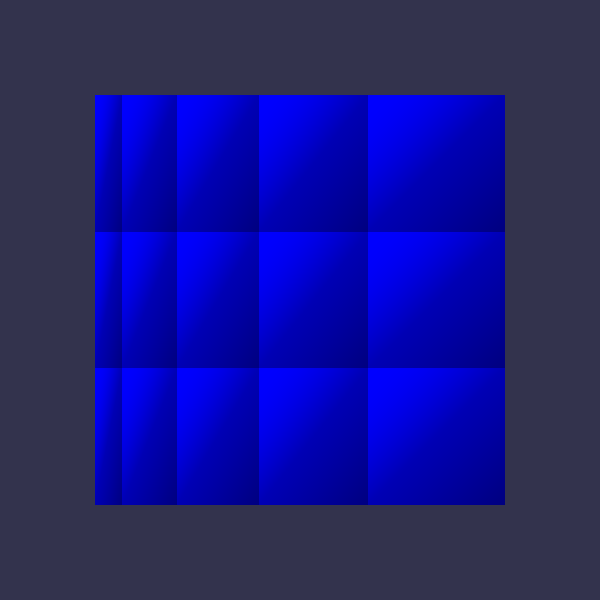

The Python source for this figure:
#!/usr/bin/env python
# Demonstrate icicle (slice-and-dice) tree layout with area coloring and labels.

import os

import vtkmodules.vtkInteractionStyle  # noqa: F401
import vtkmodules.vtkRenderingFreeType  # noqa: F401
import vtkmodules.vtkRenderingOpenGL2  # noqa: F401

from vtkmodules.vtkInfovisCore import vtkStringToNumeric
from vtkmodules.vtkInfovisLayout import vtkAreaLayout, vtkSliceAndDiceLayoutStrategy, vtkTreeMapToPolyData
from vtkmodules.vtkIOInfovis import vtkXMLTreeReader
from vtkmodules.vtkRenderingCore import (
    vtkActor,
    vtkActor2D,
    vtkPolyDataMapper,
    vtkRenderWindow,
    vtkRenderWindowInteractor,
    vtkRenderer,
)
from vtkmodules.vtkRenderingLabel import vtkLabeledDataMapper

data_dir = os.environ.get("VPE_DATA_DIR", os.path.dirname(os.path.abspath(__file__)))

# Read tree from XML.
reader = vtkXMLTreeReader()
reader.SetFileName(os.path.join(data_dir, "smalltest.xml"))

string_to_numeric = vtkStringToNumeric()
string_to_numeric.SetInputConnection(reader.GetOutputPort())

# Area layout with slice-and-dice strategy (icicle layout).
area_layout = vtkAreaLayout()
area_layout.SetInputConnection(string_to_numeric.GetOutputPort())
slice_and_dice_strategy = vtkSliceAndDiceLayoutStrategy()
area_layout.SetLayoutStrategy(slice_and_dice_strategy)
area_layout.SetSizeArrayName("size")
area_layout.Update()

# Convert tree areas to polydata.
tree_map_to_polydata = vtkTreeMapToPolyData()
tree_map_to_polydata.SetInputConnection(area_layout.GetOutputPort())
tree_map_to_polydata.Update()

# Area mapper and actor (colored by "size").
area_mapper = vtkPolyDataMapper()
area_mapper.SetInputConnection(tree_map_to_polydata.GetOutputPort())
area_mapper.SetScalarModeToUseCellFieldData()
area_mapper.SelectColorArray("size")
area_mapper.SetScalarVisibility(True)
area_actor = vtkActor()
area_actor.SetMapper(area_mapper)

# Area labels.
area_label_mapper = vtkLabeledDataMapper()
area_label_mapper.SetInputConnection(tree_map_to_polydata.GetOutputPort())
area_label_mapper.SetLabelModeToLabelFieldData()
area_label_mapper.SetFieldDataName("label")
area_label_mapper.GetLabelTextProperty().SetColor(0.0, 0.0, 0.0)
area_label_mapper.GetLabelTextProperty().SetFontSize(12)
area_label_mapper.GetLabelTextProperty().ShadowOn()
area_label_actor = vtkActor2D()
area_label_actor.SetMapper(area_label_mapper)

# Renderer.
renderer = vtkRenderer()
renderer.AddActor(area_actor)
renderer.AddActor(area_label_actor)
renderer.SetBackground(0.2, 0.2, 0.3)
renderer.ResetCamera()

# Render window.
render_window = vtkRenderWindow()
render_window.AddRenderer(renderer)
render_window.SetWindowName("icicle view")
render_window.SetMultiSamples(0)
render_window.SetSize(600, 600)

# Interactor.
interactor = vtkRenderWindowInteractor()
interactor.SetRenderWindow(render_window)

interactor.Initialize()
interactor.Start()
